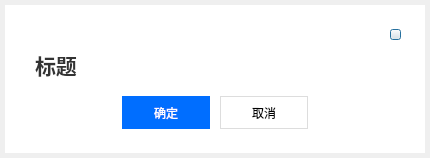
<?xml version="1.0" encoding="UTF-8"?>
<ui version="4.0">
 <class>DialogMessage</class>
 <widget class="QDialog" name="DialogMessage">
  <property name="geometry">
   <rect>
    <x>0</x>
    <y>0</y>
    <width>430</width>
    <height>158</height>
   </rect>
  </property>
  <property name="windowTitle">
   <string>Dialog</string>
  </property>
  <property name="styleSheet">
   <string notr="true"/>
  </property>
  <layout class="QVBoxLayout" name="verticalLayout">
   <property name="spacing">
    <number>0</number>
   </property>
   <property name="leftMargin">
    <number>5</number>
   </property>
   <property name="topMargin">
    <number>5</number>
   </property>
   <property name="rightMargin">
    <number>5</number>
   </property>
   <property name="bottomMargin">
    <number>5</number>
   </property>
   <item>
    <widget class="QWidget" name="widgetMain" native="true">
     <property name="minimumSize">
      <size>
       <width>420</width>
       <height>148</height>
      </size>
     </property>
     <property name="maximumSize">
      <size>
       <width>420</width>
       <height>148</height>
      </size>
     </property>
     <property name="styleSheet">
      <string notr="true">#widgetMain{
	background: #ffffff;
}</string>
     </property>
     <layout class="QVBoxLayout" name="verticalLayout_3">
      <property name="spacing">
       <number>0</number>
      </property>
      <property name="leftMargin">
       <number>24</number>
      </property>
      <property name="topMargin">
       <number>24</number>
      </property>
      <property name="rightMargin">
       <number>24</number>
      </property>
      <property name="bottomMargin">
       <number>24</number>
      </property>
      <item>
       <layout class="QHBoxLayout" name="horizontalLayout">
        <property name="spacing">
         <number>0</number>
        </property>
        <property name="leftMargin">
         <number>0</number>
        </property>
        <property name="topMargin">
         <number>0</number>
        </property>
        <item>
         <widget class="QLabel" name="label_title">
          <property name="sizePolicy">
           <sizepolicy hsizetype="Expanding" vsizetype="Preferred">
            <horstretch>0</horstretch>
            <verstretch>0</verstretch>
           </sizepolicy>
          </property>
          <property name="font">
           <font>
            <family>Microsoft YaHei</family>
            <pointsize>16</pointsize>
            <weight>75</weight>
            <italic>false</italic>
            <bold>true</bold>
           </font>
          </property>
          <property name="styleSheet">
           <string notr="true">margin: 20px 0px 3px 0px;
font: bold 16pt &quot;Microsoft YaHei&quot;;
color: #333333;</string>
          </property>
          <property name="text">
           <string>标题</string>
          </property>
         </widget>
        </item>
        <item>
         <layout class="QVBoxLayout" name="verticalLayout_2">
          <property name="spacing">
           <number>0</number>
          </property>
          <item>
           <widget class="QPushButton" name="btn_close">
            <property name="minimumSize">
             <size>
              <width>11</width>
              <height>11</height>
             </size>
            </property>
            <property name="maximumSize">
             <size>
              <width>11</width>
              <height>11</height>
             </size>
            </property>
            <property name="styleSheet">
             <string notr="true">QPushButton {
	border-image: url(:/RoomService/close-normal.png);

}

QPushButton:pressed {
	border-image: url(:/RoomService/close-press.png);
}</string>
            </property>
            <property name="text">
             <string/>
            </property>
           </widget>
          </item>
          <item>
           <spacer name="verticalSpacer_3">
            <property name="orientation">
             <enum>Qt::Vertical</enum>
            </property>
            <property name="sizeHint" stdset="0">
             <size>
              <width>10</width>
              <height>40</height>
             </size>
            </property>
           </spacer>
          </item>
         </layout>
        </item>
       </layout>
      </item>
      <item>
       <spacer name="verticalSpacer">
        <property name="orientation">
         <enum>Qt::Vertical</enum>
        </property>
        <property name="sizeHint" stdset="0">
         <size>
          <width>20</width>
          <height>8</height>
         </size>
        </property>
       </spacer>
      </item>
      <item>
       <layout class="QHBoxLayout" name="horizontalLayout_2">
        <property name="spacing">
         <number>10</number>
        </property>
        <item>
         <spacer name="horizontalSpacer_2">
          <property name="orientation">
           <enum>Qt::Horizontal</enum>
          </property>
          <property name="sizeHint" stdset="0">
           <size>
            <width>40</width>
            <height>20</height>
           </size>
          </property>
         </spacer>
        </item>
        <item>
         <widget class="QPushButton" name="btn_ok">
          <property name="sizePolicy">
           <sizepolicy hsizetype="Preferred" vsizetype="Preferred">
            <horstretch>0</horstretch>
            <verstretch>0</verstretch>
           </sizepolicy>
          </property>
          <property name="minimumSize">
           <size>
            <width>88</width>
            <height>33</height>
           </size>
          </property>
          <property name="maximumSize">
           <size>
            <width>64</width>
            <height>33</height>
           </size>
          </property>
          <property name="styleSheet">
           <string notr="true">QPushButton {
	border: none;
	background:  #006eff;
	color: #ffffff;
	font: 10pt &quot;Microsoft YaHei&quot;;
}

QPushButton:hover {
	background:  #0068f2;
}

QPushButton:pressed {
	background:  #0062e5;
}

QPushButton:disable {
	border: 1px solid #d5d5d5;
	color: #bbbbbb;
	background:  #f2f2f2;
}</string>
          </property>
          <property name="text">
           <string>确定</string>
          </property>
          <property name="flat">
           <bool>false</bool>
          </property>
         </widget>
        </item>
        <item>
         <widget class="QPushButton" name="btn_cancel">
          <property name="sizePolicy">
           <sizepolicy hsizetype="Preferred" vsizetype="Preferred">
            <horstretch>0</horstretch>
            <verstretch>0</verstretch>
           </sizepolicy>
          </property>
          <property name="minimumSize">
           <size>
            <width>88</width>
            <height>33</height>
           </size>
          </property>
          <property name="maximumSize">
           <size>
            <width>88</width>
            <height>33</height>
           </size>
          </property>
          <property name="styleSheet">
           <string notr="true">QPushButton {
	border: 1px solid #dddddd;
	background:  #ffffff;
	color: #000000;
	font: 10pt &quot;Microsoft YaHei&quot;;
}

QPushButton:hover {
	border: 1px solid #d2d2d2;
	background:  #f2f2f2;
}

QPushButton:pressed {
	border: 1px solid #d2d2d2;
	background:  #e5e5e5;
}

QPushButton:disable {
	border: 1px solid #d5d5d5;
	color: #bbbbbb;
	background:  #f2f2f2;
}</string>
          </property>
          <property name="text">
           <string>取消</string>
          </property>
          <property name="flat">
           <bool>false</bool>
          </property>
         </widget>
        </item>
        <item>
         <spacer name="horizontalSpacer_3">
          <property name="orientation">
           <enum>Qt::Horizontal</enum>
          </property>
          <property name="sizeHint" stdset="0">
           <size>
            <width>40</width>
            <height>20</height>
           </size>
          </property>
         </spacer>
        </item>
       </layout>
      </item>
     </layout>
     <zorder></zorder>
     <zorder>verticalSpacer</zorder>
    </widget>
   </item>
  </layout>
 </widget>
 <resources>
  <include location="../Resources/RoomService/RoomService.qrc"/>
 </resources>
 <connections/>
</ui>
